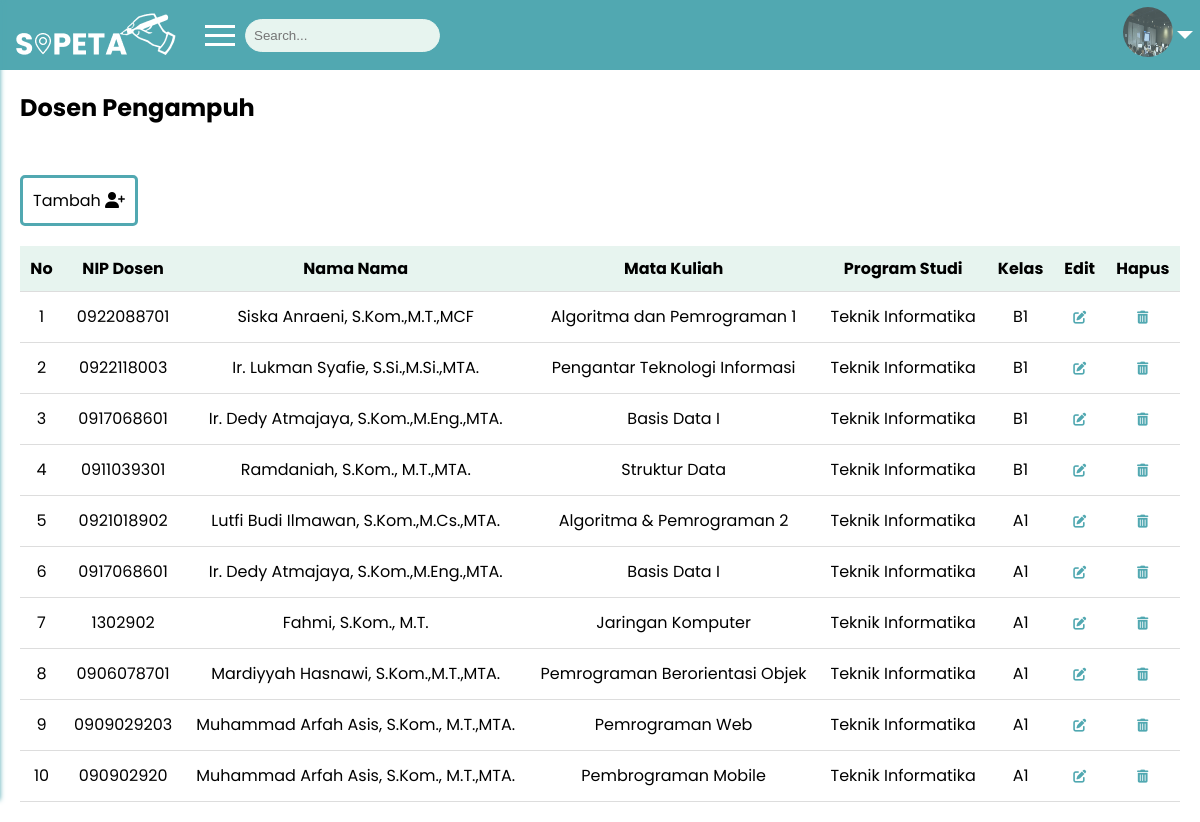
The app's page /public/dosen (signed in) with its own data.
### tables this page shows
CREATE TABLE `mst_dosen` (
  `id_dosen` int(11) NOT NULL,
  `nip_dosen` varchar(20) NOT NULL,
  `nama_dosen` varchar(50) NOT NULL,
  `id_matkul` int(11) NOT NULL,
  `kelas` char(5) NOT NULL
);

CREATE TABLE `mst_matkul` (
  `id_matkul` int(11) NOT NULL,
  `kode_matkul` char(10) NOT NULL,
  `nama_matkul` varchar(30) NOT NULL,
  `prodi` enum('Teknik Informatika','Sistem Informasi') NOT NULL,
  `semester` enum('Ganjil','Genap') NOT NULL,
  `tingkat_semester` int(5) NOT NULL
);

### app/controllers/Dosen.php (called while the page is built, shortened)
<?php
class Dosen extends Controller {
    public function index(){
        $data['judul'] = 'Dosen Pengampuh';
        try {
        $data['dosen'] = $this->model('Dosen_model')->getAllDosen();
        } catch (\Throwable $th) {
            echo $th;
        }
        $this->view('dosen/index', $data);
    }
}

### app/core/App.php (called while the page is built, shortened)
<?php
class App {
    protected $method = 'index';
    protected $params = [];
    public function __construct() {
        $this->controller = new $this->controller;
        call_user_func_array([$this->controller, $this->method], $this->params);
    }
}

### public/index.php (called while the page is built, shortened)
<?php
$app = new App;

### app/core/Database.php (called while the page is built, shortened)
<?php
class Database {
    private $host = DB_HOST;
    private $user = DB_USER;
    private $password = DB_PASS;
    private $dbname = DB_NAME;
    private $dbh;
    private $stmt;
    public function __construct(){
        $dsn = 'mysql:host=' . $this->host . ';dbname=' . $this->dbname;
        $option = [
            PDO::ATTR_PERSISTENT => true,
            PDO::ATTR_ERRMODE => PDO::ERRMODE_EXCEPTION
        ];
        try {
            $this->dbh = new PDO($dsn, $this->user, $this->password, $option);
        } catch (PDOException $e) {
            die($e->getMessage());
        }
    }
    public function query($query){
        $this->stmt = $this->dbh->prepare($query);
    }
    public function bind($param, $value, $type = null){
        if(is_null($type)){
            switch(true){
                case is_int($value) :
                    $type = PDO::PARAM_INT;
                    break;
                case is_null($value) :
                    $type = PDO::PARAM_NULL;
                    break;
            }
        }
        $this->stmt->bindValue($param, $value, $type);
    }
    public function execute(){
        $this->stmt->execute();
    }
    public function resultSet(){
        $this->execute();
        return $this->stmt->fetchAll(PDO::FETCH_ASSOC);
    }
    public function single(){
        $this->execute();
        return $this->stmt->fetch(PDO::FETCH_ASSOC);
    }
}

### app/models/Dosen_model.php (called while the page is built, shortened)
<?php
class Dosen_model {
    private $db;
    public function __construct(){
        $this->db = new Database;
    }
    public function getAllDosen(){
        try {
            $this->db->query('SELECT mst_dosen.*, mst_matkul.nama_matkul FROM mst_dosen LEFT JOIN mst_matkul ON mst_dosen.id_matkul = mst_matkul.id_matkul');
            return $this->db->resultSet();
        } catch (\Throwable $th) {
            echo 'Error: ' . $th->getMessage();
        }
    }
        public function getMatkulById($id_matkul) {
            try {
                $this->db->query("SELECT * FROM mst_matkul WHERE id_matkul = :id_matkul");
                $this->db->bind(':id_matkul', $id_matkul);
                return $this->db->single();
            } catch (\Throwable $th) {
                echo 'Error: ' . $th->getMessage();
            }
        }
}

### app/views/dosen/index.php (the view, shortened to what this page needs)
<div class="content">
    <h2 style="margin-top: 70px;">Dosen Pengampuh</h2>
    <div class="crud-dosen">
        <a href="#" class="crud tambah-crud" onclick="openTambahModal()">Tambah <i class="fa fa-user-plus"></i></a>
    </div>
    <table>
        <thead>
            <tr>
                <th>No</th>
                <th>NIP Dosen</th>
                <th>Nama Nama</th>
                <th>Mata Kuliah</th>
                <th>Program Studi</th>
                <th>Kelas</th>
                <th>Edit</th>
                <th>Hapus</th>
            </tr>
        </thead>
        <tbody>
        <?php $i = 1; foreach ($data['dosen'] as $dosen): ?>
        <tr>
            <td><?= $i++?></td>
            <td><?= $dosen['nip_dosen']; ?></td>
            <td><?= $dosen['nama_dosen']; ?></td>
            <td>
                <?php
                $matakuliah = $this->model('Dosen_model')->getMatkulById($dosen['id_matkul']);
                echo $matakuliah['nama_matkul'];
                ?>
            </td>
            <td>
                <?php
                $matakuliah = $this->model('Dosen_model')->getMatkulById($dosen['id_matkul']);
                echo $matakuliah['prodi'];
                ?>
            </td>
            <td><?= $dosen['kelas']; ?></td>
            <td style="position: relative;"><a class="btn-crud" href="<?= BASEURL; ?>/Dosen/edit/<?= $dosen['id_dosen']; ?>"><i class="fa fa-pen-to-square"></i></a></td>
            <td style="position: relative;">
                <a class="btn-crud" href="<?= BASEURL; ?>/Dosen/" onclick="hapusDosen('<?= $dosen['id_dosen']; ?>')">
                    <i class="fa fa-trash-can"></i>
                </a>
            </td>
        <?php endforeach; ?>
        </tbody>
    </table>
</div>

### public/css/style.css (style rules this page uses)
body { font-family: poppins; margin: 0; padding: 0; }
a { color: #51A8B1; text-decoration: none; display: block; margin-top: 30px; font-size: 13px; }

### public/css/style2.css (style rules this page uses)
body { margin: 0; font-family: 'Poppins', sans-serif; }
.btn-crud i { position: absolute; top: 50%; left: 50%; transform: translate(-50%, -50%); }
.content { margin-left: 0; padding: 20px; }
.crud { display: inline-block; padding: 10px 10px; font-size: 16px; cursor: pointer; text-align: center; text-decoration: none; outline: none; color: #000000; background-color: #4caf4f00; border: 3px solid #51A8B1; border-radius: 5px; }
table { width: 100%; border-collapse: collapse; margin-top: 20px; }
th, td { padding: 10px; text-align: center; border-bottom: 1px solid #ddd; }
th { background-color: #E7F4EF; color: #000000; text-align: center; }

### records on screen
mst_dosen: nip_dosen "0922088701", nama_dosen "Siska Anraeni, S.Kom.,M.T.,MCF", id_matkul.nama_matkul "Algoritma dan Pemrograman 1", id_matkul.prodi "Teknik Informatika", kelas "B1"
mst_dosen: nip_dosen "0922118003", nama_dosen "Ir. Lukman Syafie, S.Si.,M.Si.,MTA.", id_matkul.nama_matkul "Pengantar Teknologi Informasi", id_matkul.prodi "Teknik Informatika", kelas "B1"
mst_dosen: nip_dosen "0917068601", nama_dosen "Ir. Dedy Atmajaya, S.Kom.,M.Eng.,MTA.", id_matkul.nama_matkul "Basis Data I", id_matkul.prodi "Teknik Informatika", kelas "B1"
mst_dosen: nip_dosen "0911039301", nama_dosen "Ramdaniah, S.Kom., M.T.,MTA.", id_matkul.nama_matkul "Struktur Data", id_matkul.prodi "Teknik Informatika", kelas "B1"
mst_dosen: nip_dosen "0921018902", nama_dosen "Lutfi Budi Ilmawan, S.Kom.,M.Cs.,MTA.", id_matkul.nama_matkul "Algoritma & Pemrograman 2", id_matkul.prodi "Teknik Informatika", kelas "A1"
mst_dosen: nip_dosen "0917068601", nama_dosen "Ir. Dedy Atmajaya, S.Kom.,M.Eng.,MTA.", id_matkul.nama_matkul "Basis Data I", id_matkul.prodi "Teknik Informatika", kelas "A1"
mst_dosen: nip_dosen "1302902", nama_dosen "Fahmi, S.Kom., M.T.", id_matkul.nama_matkul "Jaringan Komputer", id_matkul.prodi "Teknik Informatika", kelas "A1"
mst_dosen: nip_dosen "0906078701", nama_dosen "Mardiyyah Hasnawi, S.Kom.,M.T.,MTA.", id_matkul.nama_matkul "Pemrograman Berorientasi Objek", id_matkul.prodi "Teknik Informatika", kelas "A1"
mst_dosen: nip_dosen "0909029203", nama_dosen "Muhammad Arfah Asis, S.Kom., M.T.,MTA.", id_matkul.nama_matkul "Pemrograman Web", id_matkul.prodi "Teknik Informatika", kelas "A1"
mst_dosen: nip_dosen "090902920", nama_dosen "Muhammad Arfah Asis, S.Kom., M.T.,MTA.", id_matkul.nama_matkul "Pembrograman Mobile", id_matkul.prodi "Teknik Informatika", kelas "A1"
